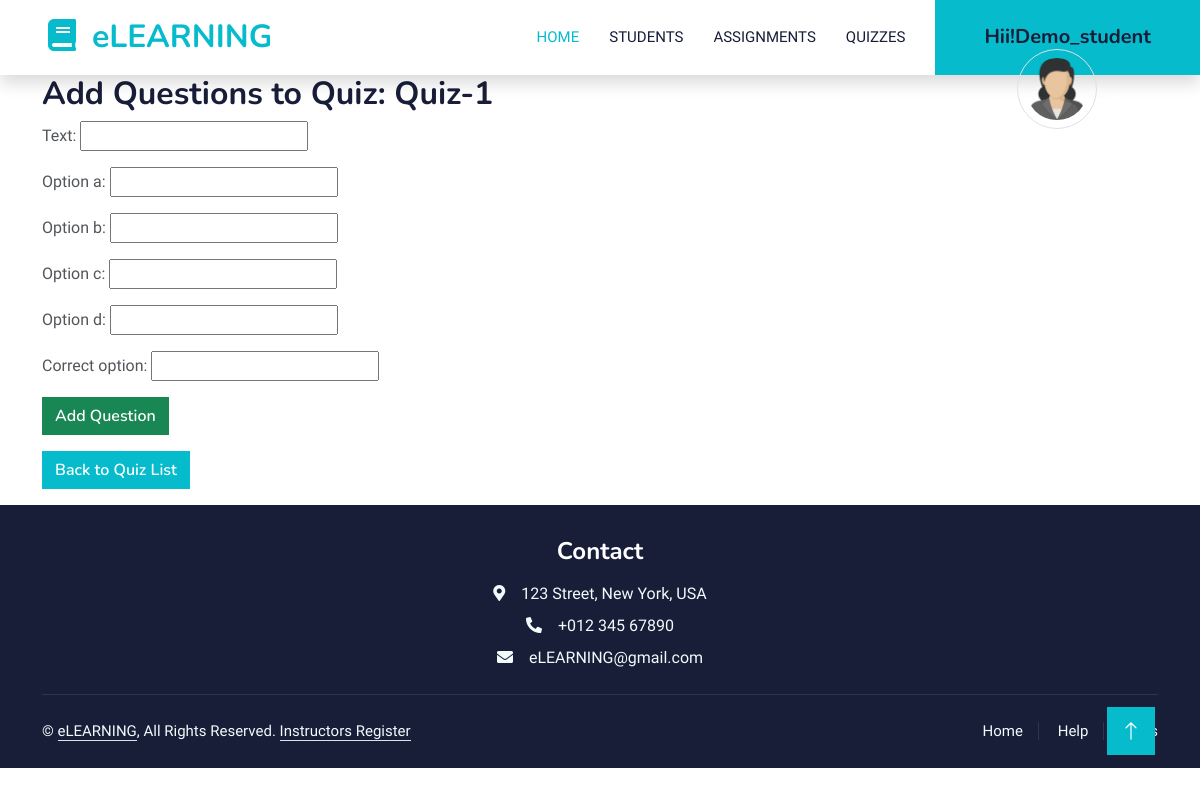
The page /quiz/1/add-question/ (signed in) on the database its author committed.
### accounts_app/models.py (models this page shows, shortened)
class CustomUser(AbstractUser):
    USER_TYPE_CHOICES = (
        ('student', 'Student'),
        ('instructor', 'Instructor'),
    )
    user_type = models.CharField(max_length=10, choices=USER_TYPE_CHOICES, default='student')
    bio = models.TextField(blank=True, null=True)
    profile_picture = models.ImageField(upload_to='profile_pics/', blank=True, null=True)
    @property
    def get_profile_picture_url(self):
        if self.profile_picture:
            return self.profile_picture.url
        else:
            return '/static/default-profile.png'  # a default image if user has no profile picture

### courses_app/models.py (models this page shows, shortened)
class Quiz(models.Model):
    instructor = models.ForeignKey(CustomUser, on_delete=models.CASCADE, related_name="quizzes", null=True, blank=True)
    course = models.ForeignKey(Course, on_delete=models.CASCADE)
    title = models.CharField(max_length=255)
    description = models.TextField()
    created_at = models.DateTimeField(auto_now_add=True)

### courses_app/views.py (the view)
# urls.py: path('quiz/<int:quiz_id>/add-question/', views.add_question, name='add_question'),
@login_required                          #add questions for created quiz
def add_question(request, quiz_id):
    quiz = get_object_or_404(Quiz, id=quiz_id)  # Get the quiz object by quiz_id
    if request.method == 'POST':
        form = QuestionForm(request.POST)
        if form.is_valid():
            question = form.save(commit=False)
            question.quiz = quiz  # Associate the question with the selected quiz
            question.save()
            return redirect('add_question', quiz_id=quiz.id)  # Redirect back to add more questions
    else:
        form = QuestionForm()
    return render(request, 'courses_app/add_question.html', {'form': form, 'quiz': quiz})

### courses_app/forms.py
class QuestionForm(forms.ModelForm):
    class Meta:
        model = Question
        fields = ['text', 'option_a', 'option_b', 'option_c', 'option_d', 'correct_option']

### courses_app/templates/courses_app/add_question.html (shortened to what this page needs)
{% extends 'courses_app/layout.html' %}
{% block navbar %}
{% include "instructors_app/includes/instructor_navbar.html" %}
{% endblock %}
{% block content %}
<div class="container">
    <h2>Add Questions to Quiz: {{ quiz.title }}</h2>
    <form method="post">
        {{ form.as_p }}
        <button type="submit" class="btn btn-success">Add Question</button>
    </form>
    <a href="{% url 'quiz_list' %}" class="btn btn-primary">Back to Quiz List</a>
</div>
{% endblock %}

### instructors_app/templates/instructors_app/includes/instructor_navbar.html (shortened to what this page needs)
<div class="navbar-nav ms-auto p-4 p-lg-0">
    <a href="{% url 'instructors_dashboard' %}" class="nav-item nav-link active">Home</a>
    <a href="{% url 'instructor_student_list' %}" class="nav-item nav-link">Students</a>
    <a href="{% url 'assignment_list' %}" class="nav-item nav-link">Assignments</a>
    <a href="{% url 'quiz_list' %}" class="nav-item nav-link">Quizzes</a>
</div>
<div class="dropdown">
    <a href="#" class="btn btn-primary py-4 px-lg-5 d-none d-lg-block dropdown-toggle"
       id="profileDropdown" data-bs-toggle="dropdown" data-bs-popper="none" aria-expanded="false">
        <h5 class="mb-0">Hii!{{ user.username }}</h5>
        <img class="border rounded-circle p-2 mx-auto mb-3" src="{{ user.get_profile_picture_url }}" style="width: 80px; height: 80px;">
    </a>
</div>

### courses_app/static/css/style.css (style rules this page uses)
.btn { font-family: 'Nunito', sans-serif; font-weight: 600; transition: .5s; }
.btn.btn-primary, .btn.btn-secondary { color: #FFFFFF; }
.navbar .dropdown-toggle::after { border: none; content: "\f107"; font-family: "Font Awesome 5 Free"; font-weight: 900; vertical-align: middle; margin-left: 8px; }
.navbar-light .navbar-nav .nav-link { margin-right: 30px; padding: 25px 0; color: #FFFFFF; font-size: 15px; text-transform: uppercase; outline: none; }
.navbar-light .navbar-nav .nav-link:hover, .navbar-light .navbar-nav .nav-link.active { color: var(--primary); }
.navbar-light .navbar-brand, .navbar-light a.btn { height: 75px; }
.navbar-light .navbar-nav .nav-link { color: var(--dark); font-weight: 500; }

### rows shown on the page
CustomUser: username "Demo_student", get_profile_picture_url (picture)
Quiz: title "Quiz-1"
